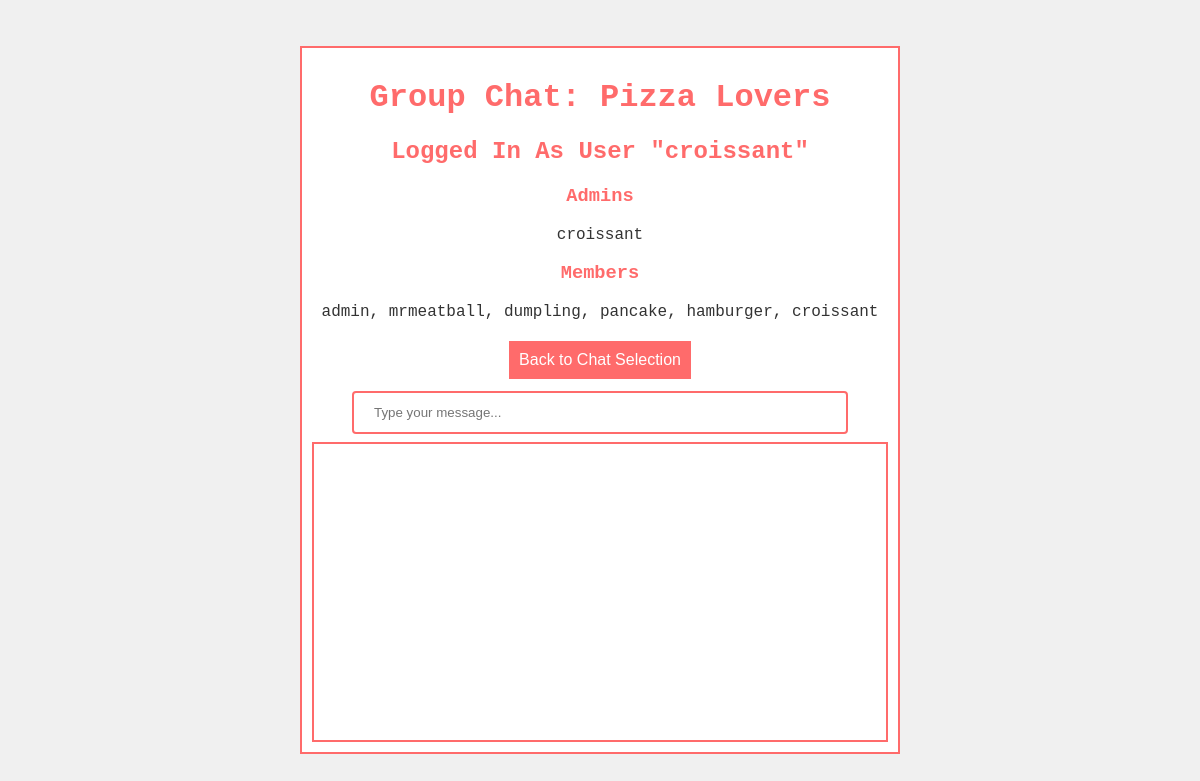
The app's page /mychat/chat/3/ (signed in) with its own data.
### MyChatApp/models.py (models this page shows, shortened)
class Chat(models.Model):
    chat_name = models.CharField(max_length=128, null=True, blank=True)
    chat_admins = models.ManyToManyField(Profile, related_name='chat_admins', blank=True)
    chat_members = models.ManyToManyField(Profile, related_name='chat_members', blank=True)
    one_on_one = models.BooleanField(default=False)

class Profile(AbstractUser):
    image = models.ImageField(upload_to='profile_pictures/', null=True, blank=True)
    nickname = models.CharField(max_length=20, null=True, blank=True)
    personal_information = models.TextField(null=True, blank=True)

### MyChatApp/views.py (the view)
@login_required
def chat_details(request, chat_id):
    chat = Chat.objects.get(id=chat_id)
    chat_members = chat.chat_members.all()
    chat_admins = chat.chat_admins.all()
    members_data = list(chat_members.values('nickname'))  # Get values as a list of dictionaries
    admins_data = list(chat_admins.values('nickname'))  # Get values as a list of dictionaries
    chat_type = "Private Chat" if chat.one_on_one else "Group Chat"
    context = {
        'chat_name': chat.chat_name,
        'chat_members': members_data,
        'chat_admins': admins_data,
        'chat_type': chat_type,
        'username': request.user.username,
    }
    return render(request, 'chat.html', context)

### templates/chat.html (shortened to what this page needs)
{% load static %}
<!DOCTYPE html>
<html>
<head>
  <link rel="stylesheet" type="text/css" href="{% static 'css/chat_styles.css' %}">
</head>
<body>
  <div class="chat-container">
    <h1>{{ chat_type }}: {{ chat_name }}</h1>
    <h2>Logged In As User "{{ user.username }}"</h2>
    <h3>Admins</h3>
    <p>
    {% for admin in chat_admins %}
      {{ admin.nickname }}{% if not forloop.last %}, {% endif %}
    {% endfor %}
    </p>
    <h3>Members</h3>
    <p>
    {% for member in chat_members %}
      {{ member.nickname }}{% if not forloop.last %}, {% endif %}
    {% endfor %}
    </p>
    <a href="{% url 'select_chat' %}"><button>Back to Chat Selection </button></a>
    {% if user.is_authenticated %}
      <form id="form" style="width: calc(100%);">
        <input type="text" name="message" autocomplete="off" placeholder="Type your message..." style="width: calc(100% - 80px);" />
      </form>
    {% endif %}
    <div id="messages" style="width: calc(100%);"></div>
  </div>
</body>
</html>

### static/css/chat_styles.css (style rules this page uses)
body { background-color: #f0f0f0; color: #333; font-family: 'Courier New', Courier, monospace; display: flex; justify-content: center; align-items: center; height: 100vh; margin: 0; }
.chat-container { border: 2px solid #ff6b6b; padding: 10px; margin: 10px; background-color: #fff; color: #333; width: 100%; max-width: 600px; text-align: center; box-sizing: border-box; }
h1, h2, h3 { color: #ff6b6b; text-align: center; }
a { color: #ff6b6b; text-decoration: none; }
button { background-color: #ff6b6b; color: #fff; border: none; padding: 10px; text-align: center; text-decoration: none; display: inline-block; font-size: 16px; margin: 4px 2px; cursor: pointer; }
form { display: flex; justify-content: center; align-items: center; flex-direction: column; width: 100%; }
form#form { display: flex; justify-content: space-between; align-items: center; width: 100%; }
form#form input[type="text"] { width: calc(100% - 100px); padding: 12px 20px; margin: 8px 0; box-sizing: border-box; border: 2px solid #ff6b6b; border-radius: 4px; }
#messages { height: 300px; border: 2px solid #ff6b6b; overflow: auto; padding: 10px; background-color: #fff; color: #333; width: calc(100% - 100px); box-sizing: border-box; }

### records on screen
Chat: chat_name "Pizza Lovers"
Profile: username "croissant", nickname "croissant"

### other values on screen
{{ chat_type }} "Group Chat"
{{ member.nickname }} "admin" "mrmeatball" "dumpling" "pancake" "hamburger" "croissant"
